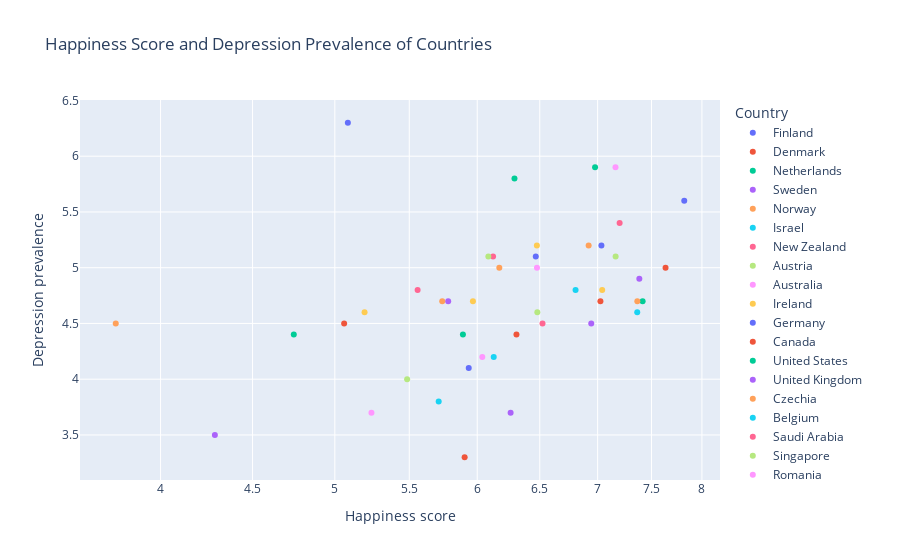

The code cell stored with this chart in its notebook:
### Markdown cell above
#### Relationship Between Happiness Score vs Depression Prevalence?
When looking at the plot above, I saw that there seems to be a slight positive correlation so I created a scatter plot to see the relationship between happiness score and depression prevalence.

### Code cell
fig = px.scatter(combined, x = 'Happiness score', 
                 y = 'Depression prevalence', 
                 color = 'Country',
                 log_x = True,
                 title = 'Happiness Score and Depression Prevalence of Countries')
fig.show()

### Figure 1 — Plotly figure (JSON) as saved in the notebook; plotly's stock layout.template omitted (floating-point values rounded to 4 significant figures)
{"data": [{"hovertemplate": "Country=Finland<br>Happiness score=%{x}<br>Depression prevalence=%{y}<extra></extra>", "legendgroup": "Finland", "marker": {"color": "#636efa", "symbol": "circle"}, "mode": "markers", "name": "Finland", "orientation": "v", "showlegend": true, "type": "scatter", "x": [7.821], "xaxis": "x", "y": [5.6], "yaxis": "y"}, {"hovertemplate": "Country=Denmark<br>Happiness score=%{x}<br>Depression prevalence=%{y}<extra></extra>", "legendgroup": "Denmark", "marker": {"color": "#EF553B", "symbol": "circle"}, "mode": "markers", "name": "Denmark", "orientation": "v", "showlegend": true, "type": "scatter", "x": [7.636], "xaxis": "x", "y": [5], "yaxis": "y"}, {"hovertemplate": "Country=Netherlands<br>Happiness score=%{x}<br>Depression prevalence=%{y}<extra></extra>", "legendgroup": "Netherlands", "marker": {"color": "#00cc96", "symbol": "circle"}, "mode": "markers", "name": "Netherlands", "orientation": "v", "showlegend": true, "type": "scatter", "x": [7.415], "xaxis": "x", "y": [4.7], "yaxis": "y"}, {"hovertemplate": "Country=Sweden<br>Happiness score=%{x}<br>Depression prevalence=%{y}<extra></extra>", "legendgroup": "Sweden", "marker": {"color": "#ab63fa", "symbol": "circle"}, "mode": "markers", "name": "Sweden", "orientation": "v", "showlegend": true, "type": "scatter", "x": [7.384], "xaxis": "x", "y": [4.9], "yaxis": "y"}, {"hovertemplate": "Country=Norway<br>Happiness score=%{x}<br>Depression prevalence=%{y}<extra></extra>", "legendgroup": "Norway", "marker": {"color": "#FFA15A", "symbol": "circle"}, "mode": "markers", "name": "Norway", "orientation": "v", "showlegend": true, "type": "scatter", "x": [7.365], "xaxis": "x", "y": [4.7], "yaxis": "y"}, {"hovertemplate": "Country=Israel<br>Happiness score=%{x}<br>Depression prevalence=%{y}<extra></extra>", "legendgroup": "Israel", "marker": {"color": "#19d3f3", "symbol": "circle"}, "mode": "markers", "name": "Israel", "orientation": "v", "showlegend": true, "type": "scatter", "x": [7.364], "xaxis": "x", "y": [4.6], "yaxis": "y"}, {"hovertemplate": "Country=New Zealand<br>Happiness score=%{x}<br>Depression prevalence=%{y}<extra></extra>", "legendgroup": "New Zealand", "marker": {"color": "#FF6692", "symbol": "circle"}, "mode": "markers", "name": "New Zealand", "orientation": "v", "showlegend": true, "type": "scatter", "x": [7.2], "xaxis": "x", "y": [5.4], "yaxis": "y"}, {"hovertemplate": "Country=Austria<br>Happiness score=%{x}<br>Depression prevalence=%{y}<extra></extra>", "legendgroup": "Austria", "marker": {"color": "#B6E880", "symbol": "circle"}, "mode": "markers", "name": "Austria", "orientation": "v", "showlegend": true, "type": "scatter", "x": [7.163], "xaxis": "x", "y": [5.1], "yaxis": "y"}, {"hovertemplate": "Country=Australia<br>Happiness score=%{x}<br>Depression prevalence=%{y}<extra></extra>", "legendgroup": "Australia", "marker": {"color": "#FF97FF", "symbol": "circle"}, "mode": "markers", "name": "Australia", "orientation": "v", "showlegend": true, "type": "scatter", "x": [7.162], "xaxis": "x", "y": [5.9], "yaxis": "y"}, {"hovertemplate": "Country=Ireland<br>Happiness score=%{x}<br>Depression prevalence=%{y}<extra></extra>", "legendgroup": "Ireland", "marker": {"color": "#FECB52", "symbol": "circle"}, "mode": "markers", "name": "Ireland", "orientation": "v", "showlegend": true, "type": "scatter", "x": [7.041], "xaxis": "x", "y": [4.8], "yaxis": "y"}, {"hovertemplate": "Country=Germany<br>Happiness score=%{x}<br>Depression prevalence=%{y}<extra></extra>", "legendgroup": "Germany", "marker": {"color": "#636efa", "symbol": "circle"}, "mode": "markers", "name": "Germany", "orientation": "v", "showlegend": true, "type": "scatter", "x": [7.034], "xaxis": "x", "y": [5.2], "yaxis": "y"}, {"hovertemplate": "Country=Canada<br>Happiness score=%{x}<br>Depression prevalence=%{y}<extra></extra>", "legendgroup": "Canada", "marker": {"color": "#EF553B", "symbol": "circle"}, "mode": "markers", "name": "Canada", "orientation": "v", "showlegend": true, "type": "scatter", "x": [7.025], "xaxis": "x", "y": [4.7], "yaxis": "y"}, {"hovertemplate": "Country=United States<br>Happiness score=%{x}<br>Depression prevalence=%{y}<extra></extra>", "legendgroup": "United States", "marker": {"color": "#00cc96", "symbol": "circle"}, "mode": "markers", "name": "United States", "orientation": "v", "showlegend": true, "type": "scatter", "x": [6.977], "xaxis": "x", "y": [5.9], "yaxis": "y"}, {"hovertemplate": "Country=United Kingdom<br>Happiness score=%{x}<br>Depression prevalence=%{y}<extra></extra>", "legendgroup": "United Kingdom", "marker": {"color": "#ab63fa", "symbol": "circle"}, "mode": "markers", "name": "United Kingdom", "orientation": "v", "showlegend": true, "type": "scatter", "x": [6.943], "xaxis": "x", "y": [4.5], "yaxis": "y"}, {"hovertemplate": "Country=Czechia<br>Happiness score=%{x}<br>Depression prevalence=%{y}<extra></extra>", "legendgroup": "Czechia", "marker": {"color": "#FFA15A", "symbol": "circle"}, "mode": "markers", "name": "Czechia", "orientation": "v", "showlegend": true, "type": "scatter", "x": [6.92], "xaxis": "x", "y": [5.2], "yaxis": "y"}, {"hovertemplate": "Country=Belgium<br>Happiness score=%{x}<br>Depression prevalence=%{y}<extra></extra>", "legendgroup": "Belgium", "marker": {"color": "#19d3f3", "symbol": "circle"}, "mode": "markers", "name": "Belgium", "orientation": "v", "showlegend": true, "type": "scatter", "x": [6.805], "xaxis": "x", "y": [4.8], "yaxis": "y"}, {"hovertemplate": "Country=Saudi Arabia<br>Happiness score=%{x}<br>Depression prevalence=%{y}<extra></extra>", "legendgroup": "Saudi Arabia", "marker": {"color": "#FF6692", "symbol": "circle"}, "mode": "markers", "name": "Saudi Arabia", "orientation": "v", "showlegend": true, "type": "scatter", "x": [6.523], "xaxis": "x", "y": [4.5], "yaxis": "y"}, {"hovertemplate": "Country=Singapore<br>Happiness score=%{x}<br>Depression prevalence=%{y}<extra></extra>", "legendgroup": "Singapore", "marker": {"color": "#B6E880", "symbol": "circle"}, "mode": "markers", "name": "Singapore", "orientation": "v", "showlegend": true, "type": "scatter", "x": [6.48], "xaxis": "x", "y": [4.6], "yaxis": "y"}, {"hovertemplate": "Country=Romania<br>Happiness score=%{x}<br>Depression prevalence=%{y}<extra></extra>", "legendgroup": "Romania", "marker": {"color": "#FF97FF", "symbol": "circle"}, "mode": "markers", "name": "Romania", "orientation": "v", "showlegend": true, "type": "scatter", "x": [6.477], "xaxis": "x", "y": [5], "yaxis": "y"}, {"hovertemplate": "Country=Spain<br>Happiness score=%{x}<br>Depression prevalence=%{y}<extra></extra>", "legendgroup": "Spain", "marker": {"color": "#FECB52", "symbol": "circle"}, "mode": "markers", "name": "Spain", "orientation": "v", "showlegend": true, "type": "scatter", "x": [6.476], "xaxis": "x", "y": [5.2], "yaxis": "y"}, {"hovertemplate": "Country=Italy<br>Happiness score=%{x}<br>Depression prevalence=%{y}<extra></extra>", "legendgroup": "Italy", "marker": {"color": "#636efa", "symbol": "circle"}, "mode": "markers", "name": "Italy", "orientation": "v", "showlegend": true, "type": "scatter", "x": [6.467], "xaxis": "x", "y": [5.1], "yaxis": "y"}, {"hovertemplate": "Country=Panama<br>Happiness score=%{x}<br>Depression prevalence=%{y}<extra></extra>", "legendgroup": "Panama", "marker": {"color": "#EF553B", "symbol": "circle"}, "mode": "markers", "name": "Panama", "orientation": "v", "showlegend": true, "type": "scatter", "x": [6.309], "xaxis": "x", "y": [4.4], "yaxis": "y"}, {"hovertemplate": "Country=Brazil<br>Happiness score=%{x}<br>Depression prevalence=%{y}<extra></extra>", "legendgroup": "Brazil", "marker": {"color": "#00cc96", "symbol": "circle"}, "mode": "markers", "name": "Brazil", "orientation": "v", "showlegend": true, "type": "scatter", "x": [6.293], "xaxis": "x", "y": [5.8], "yaxis": "y"}, {"hovertemplate": "Country=Guatemala<br>Happiness score=%{x}<br>Depression prevalence=%{y}<extra></extra>", "legendgroup": "Guatemala", "marker": {"color": "#ab63fa", "symbol": "circle"}, "mode": "markers", "name": "Guatemala", "orientation": "v", "showlegend": true, "type": "scatter", "x": [6.262], "xaxis": "x", "y": [3.7], "yaxis": "y"}, {"hovertemplate": "Country=Chile<br>Happiness score=%{x}<br>Depression prevalence=%{y}<extra></extra>", "legendgroup": "Chile", "marker": {"color": "#FFA15A", "symbol": "circle"}, "mode": "markers", "name": "Chile", "orientation": "v", "showlegend": true, "type": "scatter", "x": [6.172], "xaxis": "x", "y": [5], "yaxis": "y"}, {"hovertemplate": "Country=Mexico<br>Happiness score=%{x}<br>Depression prevalence=%{y}<extra></extra>", "legendgroup": "Mexico", "marker": {"color": "#19d3f3", "symbol": "circle"}, "mode": "markers", "name": "Mexico", "orientation": "v", "showlegend": true, "type": "scatter", "x": [6.128], "xaxis": "x", "y": [4.2], "yaxis": "y"}, {"hovertemplate": "Country=Poland<br>Happiness score=%{x}<br>Depression prevalence=%{y}<extra></extra>", "legendgroup": "Poland", "marker": {"color": "#FF6692", "symbol": "circle"}, "mode": "markers", "name": "Poland", "orientation": "v", "showlegend": true, "type": "scatter", "x": [6.123], "xaxis": "x", "y": [5.1], "yaxis": "y"}, {"hovertemplate": "Country=Hungary<br>Happiness score=%{x}<br>Depression prevalence=%{y}<extra></extra>", "legendgroup": "Hungary", "marker": {"color": "#B6E880", "symbol": "circle"}, "mode": "markers", "name": "Hungary", "orientation": "v", "showlegend": true, "type": "scatter", "x": [6.086], "xaxis": "x", "y": [5.1], "yaxis": "y"}, {"hovertemplate": "Country=Japan<br>Happiness score=%{x}<br>Depression prevalence=%{y}<extra></extra>", "legendgroup": "Japan", "marker": {"color": "#FF97FF", "symbol": "circle"}, "mode": "markers", "name": "Japan", "orientation": "v", "showlegend": true, "type": "scatter", "x": [6.039], "xaxis": "x", "y": [4.2], "yaxis": "y"}, {"hovertemplate": "Country=Argentina<br>Happiness score=%{x}<br>Depression prevalence=%{y}<extra></extra>", "legendgroup": "Argentina", "marker": {"color": "#FECB52", "symbol": "circle"}, "mode": "markers", "name": "Argentina", "orientation": "v", "showlegend": true, "type": "scatter", "x": [5.967], "xaxis": "x", "y": [4.7], "yaxis": "y"}, {"hovertemplate": "Country=South Korea<br>Happiness score=%{x}<br>Depression prevalence=%{y}<extra></extra>", "legendgroup": "South Korea", "marker": {"color": "#636efa", "symbol": "circle"}, "mode": "markers", "name": "South Korea", "orientation": "v", "showlegend": true, "type": "scatter", "x": [5.935], "xaxis": "x", "y": [4.1], "yaxis": "y"}, {"hovertemplate": "Country=Philippines<br>Happiness score=%{x}<br>Depression prevalence=%{y}<extra></extra>", "legendgroup": "Philippines", "marker": {"color": "#EF553B", "symbol": "circle"}, "mode": "markers", "name": "Philippines", "orientation": "v", "showlegend": true, "type": "scatter", "x": [5.904], "xaxis": "x", "y": [3.3], "yaxis": "y"}, {"hovertemplate": "Country=Thailand<br>Happiness score=%{x}<br>Depression prevalence=%{y}<extra></extra>", "legendgroup": "Thailand", "marker": {"color": "#00cc96", "symbol": "circle"}, "mode": "markers", "name": "Thailand", "orientation": "v", "showlegend": true, "type": "scatter", "x": [5.891], "xaxis": "x", "y": [4.4], "yaxis": "y"}, {"hovertemplate": "Country=Colombia<br>Happiness score=%{x}<br>Depression prevalence=%{y}<extra></extra>", "legendgroup": "Colombia", "marker": {"color": "#ab63fa", "symbol": "circle"}, "mode": "markers", "name": "Colombia", "orientation": "v", "showlegend": true, "type": "scatter", "x": [5.781], "xaxis": "x", "y": [4.7], "yaxis": "y"}, {"hovertemplate": "Country=Dominican Republic<br>Happiness score=%{x}<br>Depression prevalence=%{y}<extra></extra>", "legendgroup": "Dominican Republic", "marker": {"color": "#FFA15A", "symbol": "circle"}, "mode": "markers", "name": "Dominican Republic", "orientation": "v", "showlegend": true, "type": "scatter", "x": [5.737], "xaxis": "x", "y": [4.7], "yaxis": "y"}, {"hovertemplate": "Country=Malaysia<br>Happiness score=%{x}<br>Depression prevalence=%{y}<extra></extra>", "legendgroup": "Malaysia", "marker": {"color": "#19d3f3", "symbol": "circle"}, "mode": "markers", "name": "Malaysia", "orientation": "v", "showlegend": true, "type": "scatter", "x": [5.711], "xaxis": "x", "y": [3.8], "yaxis": "y"}, {"hovertemplate": "Country=Peru<br>Happiness score=%{x}<br>Depression prevalence=%{y}<extra></extra>", "legendgroup": "Peru", "marker": {"color": "#FF6692", "symbol": "circle"}, "mode": "markers", "name": "Peru", "orientation": "v", "showlegend": true, "type": "scatter", "x": [5.559], "xaxis": "x", "y": [4.8], "yaxis": "y"}, {"hovertemplate": "Country=Vietnam<br>Happiness score=%{x}<br>Depression prevalence=%{y}<extra></extra>", "legendgroup": "Vietnam", "marker": {"color": "#B6E880", "symbol": "circle"}, "mode": "markers", "name": "Vietnam", "orientation": "v", "showlegend": true, "type": "scatter", "x": [5.485], "xaxis": "x", "y": [4], "yaxis": "y"}, {"hovertemplate": "Country=Indonesia<br>Happiness score=%{x}<br>Depression prevalence=%{y}<extra></extra>", "legendgroup": "Indonesia", "marker": {"color": "#FF97FF", "symbol": "circle"}, "mode": "markers", "name": "Indonesia", "orientation": "v", "showlegend": true, "type": "scatter", "x": [5.24], "xaxis": "x", "y": [3.7], "yaxis": "y"}, {"hovertemplate": "Country=South Africa<br>Happiness score=%{x}<br>Depression prevalence=%{y}<extra></extra>", "legendgroup": "South Africa", "marker": {"color": "#FECB52", "symbol": "circle"}, "mode": "markers", "name": "South Africa", "orientation": "v", "showlegend": true, "type": "scatter", "x": [5.194], "xaxis": "x", "y": [4.6], "yaxis": "y"}, {"hovertemplate": "Country=Ukraine<br>Happiness score=%{x}<br>Depression prevalence=%{y}<extra></extra>", "legendgroup": "Ukraine", "marker": {"color": "#636efa", "symbol": "circle"}, "mode": "markers", "name": "Ukraine", "orientation": "v", "showlegend": true, "type": "scatter", "x": [5.084], "xaxis": "x", "y": [6.3], "yaxis": "y"}, {"hovertemplate": "Country=Morocco<br>Happiness score=%{x}<br>Depression prevalence=%{y}<extra></extra>", "legendgroup": "Morocco", "marker": {"color": "#EF553B", "symbol": "circle"}, "mode": "markers", "name": "Morocco", "orientation": "v", "showlegend": true, "type": "scatter", "x": [5.06], "xaxis": "x", "y": [4.5], "yaxis": "y"}, {"hovertemplate": "Country=Turkey<br>Happiness score=%{x}<br>Depression prevalence=%{y}<extra></extra>", "legendgroup": "Turkey", "marker": {"color": "#00cc96", "symbol": "circle"}, "mode": "markers", "name": "Turkey", "orientation": "v", "showlegend": true, "type": "scatter", "x": [4.744], "xaxis": "x", "y": [4.4], "yaxis": "y"}, {"hovertemplate": "Country=Egypt<br>Happiness score=%{x}<br>Depression prevalence=%{y}<extra></extra>", "legendgroup": "Egypt", "marker": {"color": "#ab63fa", "symbol": "circle"}, "mode": "markers", "name": "Egypt", "orientation": "v", "showlegend": true, "type": "scatter", "x": [4.288], "xaxis": "x", "y": [3.5], "yaxis": "y"}, {"hovertemplate": "Country=India<br>Happiness score=%{x}<br>Depression prevalence=%{y}<extra></extra>", "legendgroup": "India", "marker": {"color": "#FFA15A", "symbol": "circle"}, "mode": "markers", "name": "India", "orientation": "v", "showlegend": true, "type": "scatter", "x": [3.777], "xaxis": "x", "y": [4.5], "yaxis": "y"}], "layout": {"legend": {"title": {"text": "Country"}, "tracegroupgap": 0}, "title": {"text": "Happiness Score and Depression Prevalence of Countries"}, "xaxis": {"anchor": "y", "domain": [0, 1], "title": {"text": "Happiness score"}, "type": "log"}, "yaxis": {"anchor": "x", "domain": [0, 1], "title": {"text": "Depression prevalence"}}}}
